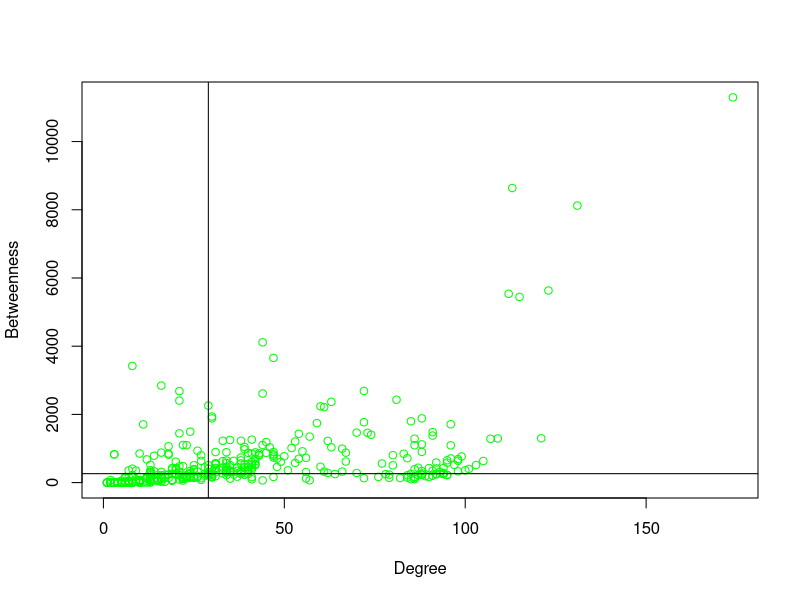
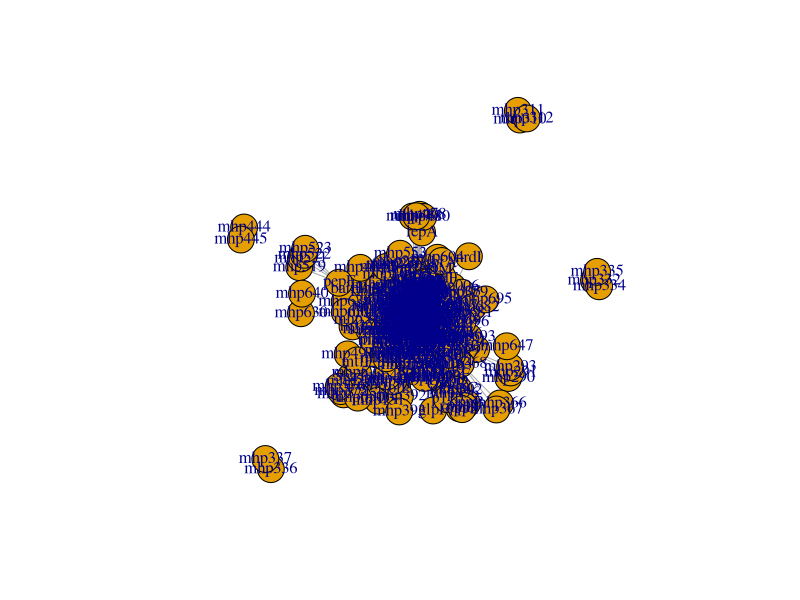

Reproduce these figures in R, in order.
##### ##### ##### APLICAÇÃO DE BIOLOGIA DE SISTEMAS NO PROETO DE DOUTORADOA ##### ##### #####

###### Bibliotecas e pacotes importantes #####
library(dplyr)

###### ###### ###### Etapa 1 ##### ###### ###### Centralidades (Degree and Betweennes)

#Importando dados
node_deg_bet <- read.csv("04_string_cs_degree_betweenes.csv", stringsAsFactors = FALSE)

# Gráfico e linhas de média para definição dos quadrantes
plot(node_deg_bet$Degree.unDir, node_deg_bet$Betweenness.unDir, xlab="Degree", ylab ="Betweenness", col = "green")
abline(h = median(node_deg_bet$Betweenness.unDir), v = median(node_deg_bet$Degree.unDir))

# Classificação de Grupamentos e Gargalos(Hubs e Bottlenecks)
g_h_b <- node_deg_bet[node_deg_bet$Degree.unDir >= median(node_deg_bet$Degree.unDir)&(node_deg_bet$Betweenness.unDir >= median(node_deg_bet$Betweenness.unDir)),]
g_h_nb <- node_deg_bet[node_deg_bet$Degree.unDir > median(node_deg_bet$Degree.unDir)&(node_deg_bet$Betweenness.unDir < median(node_deg_bet$Betweenness.unDir)),]
g_nh_b <- node_deg_bet[node_deg_bet$Degree.unDir < median(node_deg_bet$Degree.unDir)&(node_deg_bet$Betweenness.unDir > median(node_deg_bet$Betweenness.unDir)),]
g_nh_nb <- node_deg_bet[node_deg_bet$Degree.unDir <= median(node_deg_bet$Degree.unDir)&(node_deg_bet$Betweenness.unDir <= median(node_deg_bet$Betweenness.unDir)),]

# Criando coluna e nomeando conforme classificação
g_h_b$Centrality <- "HB"
g_h_nb$Centrality <- "HnB"
g_nh_b$Centrality <- "nHB"
g_nh_nb$Centrality <- "nHnB"

node_centrality <- bind_rows(g_h_b, g_h_nb, g_nh_b, g_nh_nb)

##### ###### ###### FIM ###### ###### ##### B. A. R. T.

##### ##### ##### APLICAÇÃO DE BIOLOGIA DE SISTEMAS NO PROETO DE DOUTORADOA ##### ##### #####

###### Bibliotecas e pacotes importantes #####
library(dplyr)
library(igraph)

###### ###### ###### Etapa 2 ###### ###### ##### Comunidades e Modularidade (algoritmo walktrap)

# Imporantando rede
string_interaction_short <- read.delim("03_string_interactions_short.tsv")

# Selecionando a rede de interesse
network <- string_interaction_short[,c(1,2,13)]
network_igraph <- graph_from_data_frame(network, directed = FALSE, vertices = NULL)
plot(network_igraph)

# Rede de análise de comunidades usando o algoritmo walktrap
network_igraph_walktrap <- walktrap.community(network_igraph, weights = E(network_igraph)$weight, steps = 4, merge = TRUE)

network_igraph_walktrap.names <- as.data.frame(network_igraph_walktrap$names)
network_igraph_walktrap.membership <- as.data.frame(network_igraph_walktrap$membership)

network_igraph_walktrap.bind <- cbind(network_igraph_walktrap.names, network_igraph_walktrap.membership)

# Arrumando a nomenclatura das colunas do dataframe
names(network_igraph_walktrap.bind) [names(network_igraph_walktrap.bind) == "network_igraph_walktrap$names"] <- "Nodes"
names(network_igraph_walktrap.bind) [names(network_igraph_walktrap.bind) == "network_igraph_walktrap$membership"] <- "Module"

### - Adaptação do código - testspace

# Importando dados de centraliade obtidos no Cytoscape

network_centrality_01 <- as.data.frame(node_centrality$name)
network_centrality_02 <- as.data.frame(node_centrality$Betweenness.unDir)
network_centrality_03 <- as.data.frame(node_centrality$Degree.unDir)
network_centrality_04 <- as.data.frame(node_centrality$Centrality)

network_centrality <- cbind(network_centrality_01, network_centrality_02, network_centrality_03, network_centrality_04)

# Arrumando nomes das colunas do dataframe
names(network_centrality) [names(network_centrality) == "node_centrality$name"] <- "Nodes"
names(network_centrality) [names(network_centrality) == "node_centrality$Betweenness.unDir"] <- "Betweennes"
names(network_centrality) [names(network_centrality) == "node_centrality$Degree.unDir"] <- "Degree"
names(network_centrality) [names(network_centrality) == "node_centrality$Centrality"] <- "Centrality"

# Combinando a análises de comunidade e centralidades gerando um dataframe concatenado
network_combined.df <- merge(network_igraph_walktrap.bind, network_centrality, by = "Nodes")
write.table(cbind(rownames(network_combined.df), network_combined.df), file = '05_Network_centrality_modularity.txt', sep ='\t',row.names = F, quote = F)

# Comando para selecionar uma comunidade de nós de interesse

network_combined.df %>% group_by('Module') %>% count('Centrality')
Cluster_8_wtc <- subset(network_igraph_walktrap.bind, Module == "8" )
Cluster_4_wtc <- subset(network_igraph_walktrap.bind, Module == "4" )

##### FIM ##### B. A. R. T.

#Bioconductor
#cluster profiler
#redução de similararidade semâtica

#rrvigo